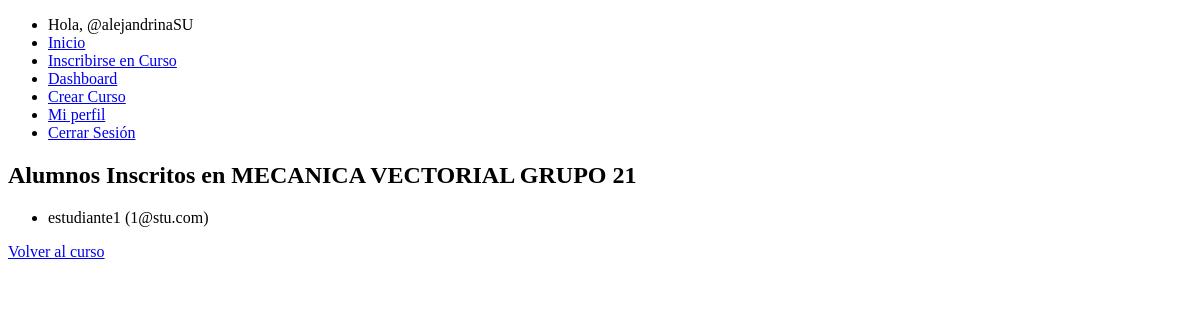
The page /board/VAH1SG/view/students (signed in) on the database as committed earlier.
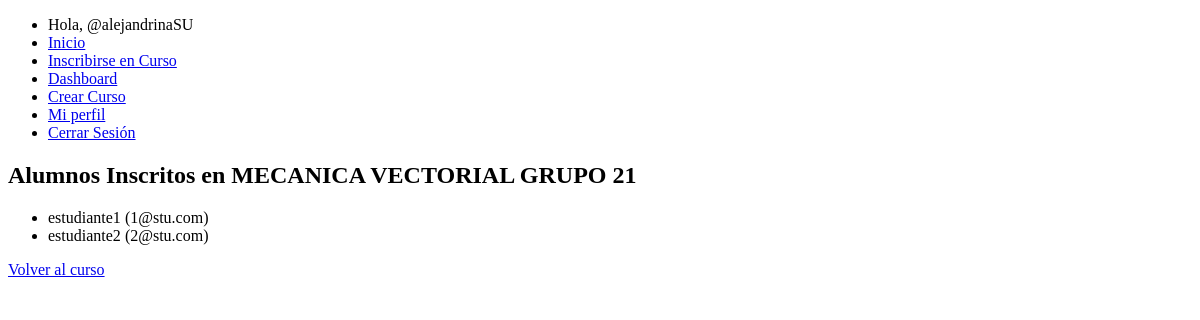
The same page on the database as committed later.
### webapp/models.py (models this page shows, shortened)
class UsuarioPersonalizado(AbstractUser):
    ROLES = (
        ('Estudiante', 'Estudiante'),
        ('Profesor', 'Profesor')
    )
    rol = models.CharField(max_length=10, choices=ROLES, default='Estudiante')
    sobre_mi = models.TextField(max_length=2000, blank=True, null=True)
    foto_perfil = models.ImageField(upload_to='fotos_perfil/', blank=True, null=True)

class Curso(models.Model):
    id_profesor = models.ForeignKey(settings.AUTH_USER_MODEL, on_delete=models.CASCADE)
    nombre_curso = models.CharField(max_length=100)
    descripcion = models.TextField(max_length=500)
    codigo_acceso = models.CharField(max_length=10, unique=True)

class AlumnoCurso(models.Model):
    curso = models.ForeignKey(Curso, on_delete=models.CASCADE)
    alumno = models.ForeignKey(settings.AUTH_USER_MODEL, on_delete=models.CASCADE)

### webapp/views.py (the view)
# urls.py: path("board/<str:codigo_acceso>/view/students", views.board_view_students, name="board_view_students"),
@login_required
def board_view_students(request, codigo_acceso):
    curso = get_object_or_404(Curso, codigo_acceso=codigo_acceso)
    alumnos_inscritos = AlumnoCurso.objects.filter(curso=curso).select_related('alumno')
    return render(request, 'board_view_students.html', {
        'curso':curso,
        'alumnos_inscritos':alumnos_inscritos
    })

### webapp/templates/board_view_students.html (shortened to what this page needs)
{% extends "base.html" %}
{% block content %}
<div class="container">
    <h2>Alumnos Inscritos en {{ curso.nombre_curso }}</h2>
    {% if alumnos_inscritos %}
        <ul>
            {% for inscripcion in alumnos_inscritos %}
                <li>{{ inscripcion.alumno.username }} ({{ inscripcion.alumno.email }})</li>
            {% endfor %}
        </ul>
    {% else %}
        <p>No hay alumnos inscritos aún.</p>
    {% endif %}
    <a href="{% url 'board' curso.codigo_acceso %}" class="btn btn-secondary">Volver al curso</a>
</div>
{% endblock %}

### webapp/templates/base.html (shortened to what this page needs)
<!DOCTYPE html>
<html lang="es">
<head>
</head>
<body>
    {% if user.is_authenticated %}
    <ul>
        <li>Hola, @{{ user.username }}</li>
        <li><a href="/">Inicio</a></li>
        <li><a href="/course/join">Inscribirse en Curso</a></li>
        <li><a href="/dashboard">Dashboard</a></li>
        {% if user.rol == "Profesor" %}
            <li><a href="/new/course">Crear Curso</a></li>
        {% endif %}
        <li><a href="/profile">Mi perfil</a></li>
        <li><a href="/logout">Cerrar Sesión</a></li>
    </ul>
{% else %}
    <ul>
        <li><a href="/">Inicio</a></li>
        <li><a href="/login">Iniciar Sesión</a></li>
        <li><a href="/signup">Registrarse</a></li>
    </ul>
{% endif %}
    {% block content %}
    {% endblock %}
</body>
</html>

Rows that differ between the two databases and show on the page:
added AlumnoCurso: alumno.username "estudiante2", alumno.email "2@stu.com"
